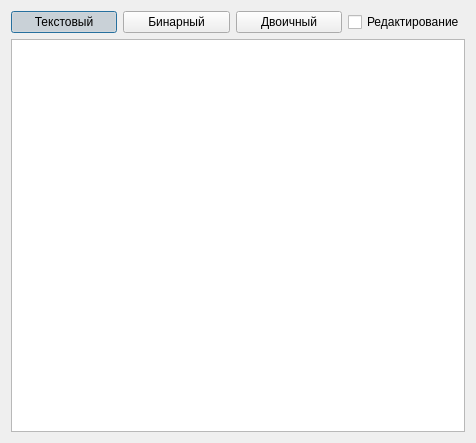
<?xml version="1.0" encoding="UTF-8"?>
<ui version="4.0">
 <class>ProtoView</class>
 <widget class="QDialog" name="ProtoView">
  <property name="geometry">
   <rect>
    <x>0</x>
    <y>0</y>
    <width>476</width>
    <height>443</height>
   </rect>
  </property>
  <property name="windowTitle">
   <string>Dialog</string>
  </property>
  <layout class="QGridLayout" name="gridLayout">
   <item row="0" column="0">
    <widget class="QPushButton" name="pbText">
     <property name="text">
      <string>Текстовый</string>
     </property>
     <property name="checkable">
      <bool>true</bool>
     </property>
     <property name="checked">
      <bool>true</bool>
     </property>
    </widget>
   </item>
   <item row="0" column="1">
    <widget class="QPushButton" name="pbBinary">
     <property name="text">
      <string>Бинарный</string>
     </property>
     <property name="checkable">
      <bool>true</bool>
     </property>
    </widget>
   </item>
   <item row="0" column="2">
    <widget class="QPushButton" name="pbHex">
     <property name="text">
      <string>Двоичный</string>
     </property>
     <property name="checkable">
      <bool>true</bool>
     </property>
    </widget>
   </item>
   <item row="0" column="3">
    <widget class="QCheckBox" name="chbEditable">
     <property name="text">
      <string>Редактирование</string>
     </property>
    </widget>
   </item>
   <item row="1" column="0" colspan="4">
    <widget class="QTextBrowser" name="textField"/>
   </item>
  </layout>
 </widget>
 <resources/>
 <connections/>
</ui>
